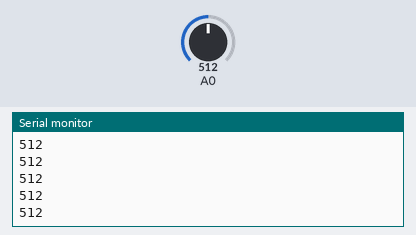
A sketch run on a simulated Arduino Uno, built with avr-gcc and run on an emulated ATmega328P. Shown: the last lines printed to the serial monitor. The inputs (shaded band) are chosen by the test bench; at power-on: A0 = 512.

Above: at 1.2 s.
1.3 s: A0 set to 716
At 2.1 s:
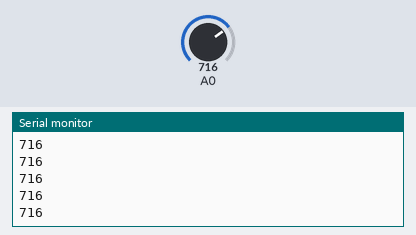
2.8 s: A0 set to 900
At 3.7 s:
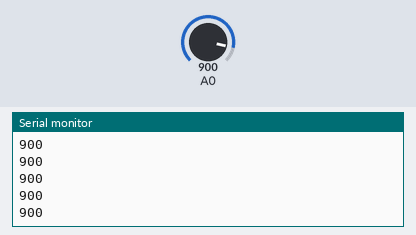
Timing chart, 0 to 5.8 s (numbered marks = the images above; inputs shaded):
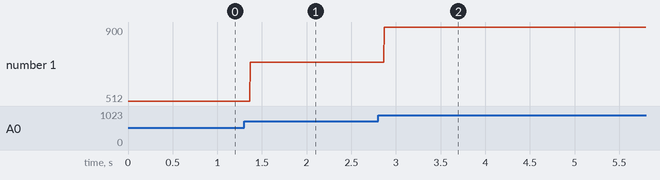

The sketch:

sample_analogRead.ino
```cpp
void setup() {
  // put your setup code here, to run once:
  Serial.begin(9600);
}

void loop() {
  // put your main code here, to run repeatedly:
  // read the input on analog pin 0:
  int sensorValue = analogRead(A0);
  // Convert the analog reading (which goes from 0 - 1023) to a voltage (0 - 5V):
  float voltage = sensorValue * (5.0 / 1023.0);
  // print out the value you read:
  Serial.println(sensorValue);
//  Serial.write(sensorValue);
}
```

Measured:
- after the input at 1.3 s, the serial monitor: prints a new line after 0.07 s (image 1)
- after the input at 2.8 s, the serial monitor: prints a new line after 0.07 s (image 2)
- plotted number 1: 512 → 716 after the input at 1.3 s, 716 → 900 after the input at 2.8 s
